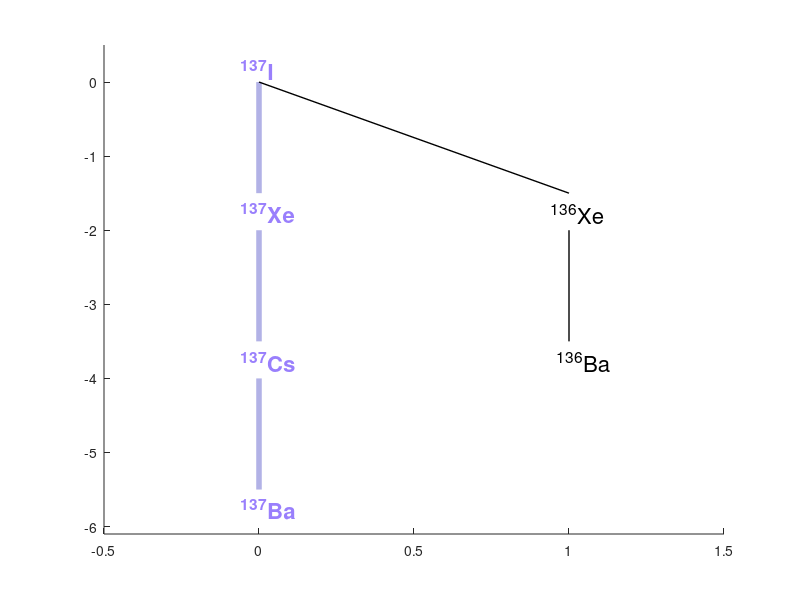

Write the MATLAB code that produced this figure.
lg=2;
tpnt=[0 0];
bpnt=[0 -lg];

yek2=figure(2);
set(yek2,'Name','Iodine 137 Probabilistic Decay Chart','NumberTitle','off')
axis([-0.5 1.5 -6.1 0.5]);
hold on;

plot([tpnt(1) bpnt(1)], ...
    [tpnt(2) 0.75*bpnt(2)], ...
    'k','LineWidth', 4, 'Color', [0.7 0.7 0.9]);
plot([tpnt(1) bpnt(1)], ...
    [bpnt(2) 1.75*bpnt(2)], ...
    'k','LineWidth', 4, 'Color', [0.7 0.7 0.9]);
plot([tpnt(1) bpnt(1)], ...
    [2*bpnt(2) 2.75*bpnt(2)], ...
    'k','LineWidth', 4, 'Color', [0.7 0.7 0.9]);
plot([tpnt(1) -0.5*(bpnt(2))], ...
    [tpnt(2) 0.75*bpnt(2)], ...
    'k','LineWidth', 1);
plot([-0.5*(bpnt(2)) -0.5*(bpnt(2))], ...
    [bpnt(2) 1.75*bpnt(2)], ...
    'k','LineWidth', 1);
hold off;

text((-0.06+tpnt(1)),(0.18+tpnt(2)),'^{137}I','FontSize',16, ...
    'FontWeight','bold','Color', [0.6 0.5 0.99]);
text((-0.06+tpnt(1)),(0.25+bpnt(2)),'^{137}Xe','FontSize',16, ...
    'FontWeight','bold','Color', [0.6 0.5 0.99]);
text((-0.06+tpnt(1)),2.15*(0.25+bpnt(2)),'^{137}Cs','FontSize',16, ...
    'FontWeight','bold','Color', [0.6 0.5 0.99]);
text((-0.06+tpnt(1)),3.29*(0.25+bpnt(2)),'^{137}Ba','FontSize',16, ...
    'FontWeight','bold','Color', [0.6 0.5 0.99]);
text((0.94+tpnt(1)),(0.23+bpnt(2)),'^{136}Xe','FontSize',16);
text((0.96+tpnt(1)),2.15*(0.25+bpnt(2)),'^{136}Ba','FontSize',16);
